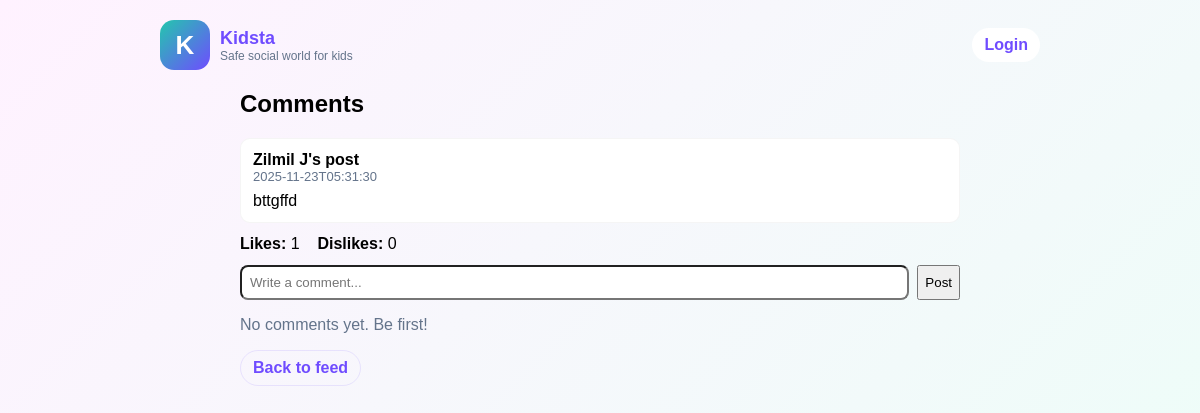
The app's page /post/2/comments with its own data.
### tables this page shows
CREATE TABLE users (
        id INTEGER PRIMARY KEY AUTOINCREMENT,
        username TEXT UNIQUE NOT NULL,
        password TEXT NOT NULL,
        age INTEGER NOT NULL,
        kidsta_id TEXT UNIQUE,
        display_name TEXT,
        avatar_filename TEXT,
        created_at TEXT NOT NULL
    );

CREATE TABLE posts (
        id INTEGER PRIMARY KEY AUTOINCREMENT,
        user_id INTEGER NOT NULL,
        caption TEXT,
        media_filename TEXT,
        created_at TEXT NOT NULL,
        visibility TEXT NOT NULL DEFAULT 'public'
    );

### app.py (the view, shortened to what this page needs)
@app.route("/post/<int:post_id>/comments", methods=["GET", "POST"])
def post_comments(post_id):
    init_db()
    user = get_current_user()
    db = get_db()
    post = db.execute("SELECT p.*, u.display_name FROM posts p JOIN users u ON p.user_id = u.id WHERE p.id = ?", (post_id,)).fetchone()
    if not post:
        flash("Post not found.", "danger")
        return redirect(url_for("home"))
    comments = db.execute("SELECT c.*, u.display_name FROM comments c JOIN users u ON c.user_id = u.id WHERE c.post_id = ? ORDER BY c.created_at ASC", (post_id,)).fetchall()
    likes_count = db.execute("SELECT COUNT(*) AS c FROM likes WHERE post_id = ? AND value = 1", (post_id,)).fetchone()["c"]
    dislikes_count = db.execute("SELECT COUNT(*) AS c FROM likes WHERE post_id = ? AND value = -1", (post_id,)).fetchone()["c"]
    return render_template("comments.html", post=post, comments=comments, likes=likes_count, dislikes=dislikes_count, user=user)

### app.py (called while the page is built)
def get_db():
    db = getattr(g, "_database", None)
    if db is None:
        db = g._database = sqlite3.connect(DB_PATH)
        db.row_factory = sqlite3.Row
    return db

@app.teardown_appcontext
def close_connection(exception):
    db = getattr(g, "_database", None)
    if db is not None:
        db.close()

def get_current_user():
    uid = session.get("user_id")
    if not uid:
        return None
    db = get_db()
    return db.execute("SELECT * FROM users WHERE id = ?", (uid,)).fetchone()

### templates/comments.html (shortened to what this page needs)
{% extends "layout.html" %}
{% block content %}
  <div style="max-width:720px;margin:0 auto">
    <h2>Comments</h2>
    <div style="background:#fff;padding:12px;border-radius:10px;border:1px solid rgba(0,0,0,0.04);margin-bottom:12px">
      <div style="font-weight:800">{{ post.display_name }}'s post</div>
      <div style="color:var(--muted-soft);font-size:13px">{{ (post.created_at or '')[:19] }}</div>
      <div style="margin-top:8px">{{ post.caption }}</div>
    </div>
    <div style="margin-bottom:12px">
      <strong>Likes:</strong> {{ likes }} &nbsp;&nbsp; <strong>Dislikes:</strong> {{ dislikes }}
    </div>
    <form method="post" style="display:flex;gap:8px;margin-bottom:12px">
      <input name="text" placeholder="Write a comment..." style="flex:1;padding:8px;border-radius:8px">
      <button class="btn" type="submit">Post</button>
    </form>
    {% if comments and comments|length > 0 %}
      <div style="display:flex;flex-direction:column;gap:10px">
        {% for c in comments %}
          <div style="background:#fff;padding:10px;border-radius:8px;border:1px solid rgba(0,0,0,0.04)">
            <div style="font-weight:800">{{ c.display_name }}</div>
            <div style="color:var(--muted-soft);font-size:12px">{{ c.created_at[:19] }}</div>
            <div style="margin-top:6px">{{ c.text }}</div>
          </div>
        {% endfor %}
      </div>
    {% else %}
      <p style="color:var(--muted-soft)">No comments yet. Be first!</p>
    {% endif %}
    <div style="margin-top:12px">
      <a href="{{ url_for('home') }}" class="button" style="background:transparent;color:#6f4cff;border:1px solid rgba(111,76,255,0.12)">Back to feed</a>
    </div>
  </div>
{% endblock %}

### templates/layout.html (style rules this page uses)
:root { --accent1:#6f4cff; --accent2:#23c7ad; --muted-soft:#64748b; }
body { margin:0; font-family:Poppins,Arial,sans-serif; background:linear-gradient(135deg,#fff2ff,#eafff7); min-height:100vh; padding:20px; }
a.button { display:inline-flex; align-items:center; justify-content:center; padding:8px 12px; border-radius:999px; background:white; color:var(--accent1); font-weight:700; text-decoration:none; }

### records on screen
users: display_name "Zilmil J"
posts: created_at "2025-11-23T05:31:30", caption "bttgffd"

### other values on screen
{{ likes }} "1"
{{ dislikes }} "0"
